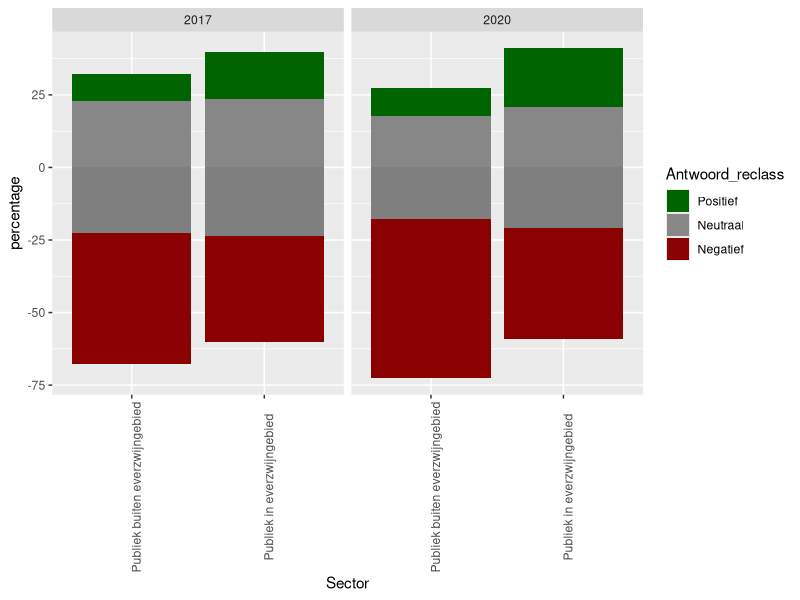

The R script that drew this image:
## ---- chunk 1
library(tidyverse)
library(ggplot2)
library(ggforce)
## ---- chunk 2
Data_houding <- read.csv("./dashboard/input/maatschappelijke_draagkracht/F14_1_data.csv")
## ---- chunk 3
Data_houding$Antwoord_reclass <- factor(Data_houding$Antwoord_reclass , 
                                    levels = c('Positief', 'Neutraal', 'Negatief', 'Neutraal '))

cols <- c("Positief" = "darkgreen", "Neutraal" = "gray53", "Negatief" = "darkred", "Neutraal" = "gray53")
#Kleuren mogen worden aangepast, het is gewoon belangrijk dat beide neutraal factors dezelfde kleur hebben

plot_houding <- ggplot(data = Data_houding,
                                        aes(x = Sector,
                                            y = percentage,
                                            fill = Antwoord_reclass),
                                        order = as.numeric(volgorde)) +
                                  geom_bar(stat = "identity", 
                                           position = "stack") +
  facet_grid( ~ Year)+
  theme(axis.text.x = element_text(angle = 90)) +
  scale_fill_manual(values = cols)

plot_houding
